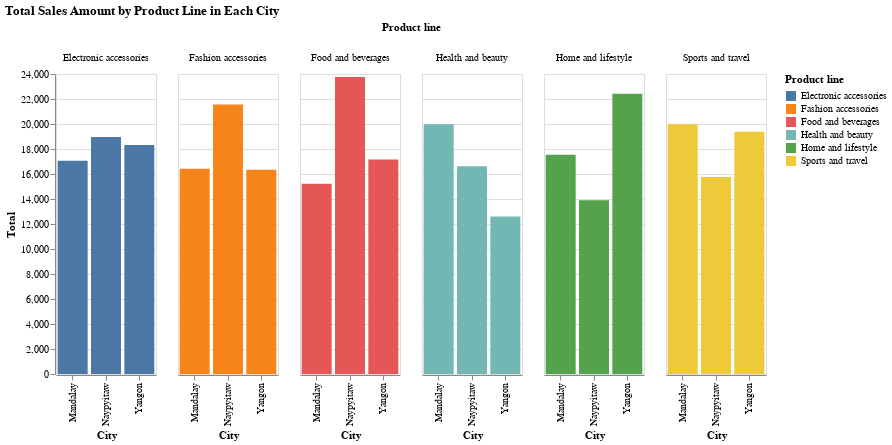

Write notebook code for a chart like this one.
### Code cell
import pandas as pd
import altair as alt


#calculating the total sales amount
total_sales_by_city_product = dataset.groupby(['City', 'Product line'])['Total'].sum().reset_index()

# Create the grouped bar chart
grouped_bar_chart = alt.Chart(total_sales_by_city_product).mark_bar().encode(
    x='City',
    y='Total',
    column='Product line',  # Separating bars by product line
    color='Product line' , # Adding colors
    tooltip=['Product line', 'Total', 'City'] #Adding tooltip when hover
).properties(
    width=100,
    height=300,
    title='Total Sales Amount by Product Line in Each City'
)
# Show the grouped bar chart
grouped_bar_chart

### Figure 1 — Vega-Lite specification as saved in the notebook (floating-point values rounded to 4 significant figures)
{"config": {"view": {"continuousWidth": 400, "continuousHeight": 300}}, "data": {"name": "data-2b3592627be70aeae260c1c4d71e3b87"}, "mark": "bar", "encoding": {"color": {"field": "Product line", "type": "nominal"}, "column": {"field": "Product line", "type": "nominal"}, "tooltip": [{"field": "Product line", "type": "nominal"}, {"field": "Total", "type": "quantitative"}, {"field": "City", "type": "nominal"}], "x": {"field": "City", "type": "nominal"}, "y": {"field": "Total", "type": "quantitative"}}, "height": 300, "title": "Total Sales Amount by Product Line in Each City", "width": 100, "$schema": "https://vega.github.io/schema/vega-lite/v4.17.0.json", "datasets": {"data-2b3592627be70aeae260c1c4d71e3b87": [{"City": "Mandalay", "Product line": "Electronic accessories", "Total": 17050.0}, {"City": "Mandalay", "Product line": "Fashion accessories", "Total": 16410.0}, {"City": "Mandalay", "Product line": "Food and beverages", "Total": 15210.0}, {"City": "Mandalay", "Product line": "Health and beauty", "Total": 19980.0}, {"City": "Mandalay", "Product line": "Home and lifestyle", "Total": 17550.0}, {"City": "Mandalay", "Product line": "Sports and travel", "Total": 19990.0}, {"City": "Naypyitaw", "Product line": "Electronic accessories", "Total": 18970.0}, {"City": "Naypyitaw", "Product line": "Fashion accessories", "Total": 21560.0}, {"City": "Naypyitaw", "Product line": "Food and beverages", "Total": 23770.0}, {"City": "Naypyitaw", "Product line": "Health and beauty", "Total": 16620.0}, {"City": "Naypyitaw", "Product line": "Home and lifestyle", "Total": 13900.0}, {"City": "Naypyitaw", "Product line": "Sports and travel", "Total": 15760.0}, {"City": "Yangon", "Product line": "Electronic accessories", "Total": 18320.0}, {"City": "Yangon", "Product line": "Fashion accessories", "Total": 16330.0}, {"City": "Yangon", "Product line": "Food and beverages", "Total": 17160.0}, {"City": "Yangon", "Product line": "Health and beauty", "Total": 12600.0}, {"City": "Yangon", "Product line": "Home and lifestyle", "Total": 22420.0}, {"City": "Yangon", "Product line": "Sports and travel", "Total": 19370.0}]}}
